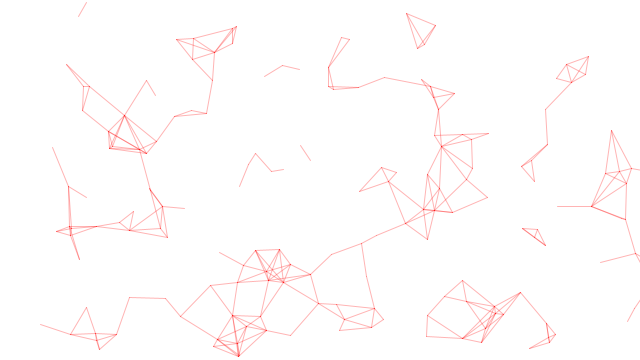
Frame 1 (no input)
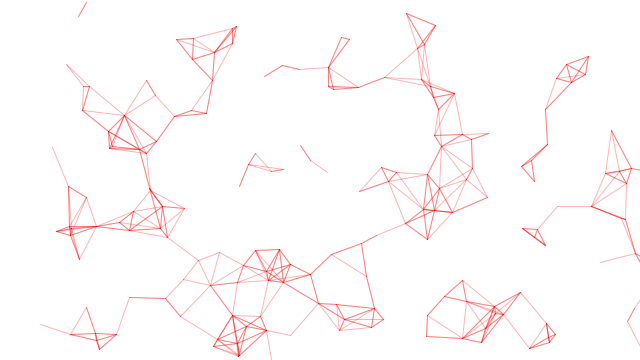
Frame 60 (the mouse pressed at the canvas centre just before this capture)
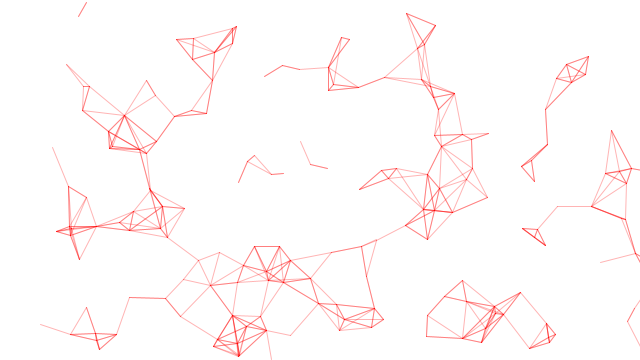
Frame 120 (the mouse held since frame 60 and released just before this capture)

The Processing sketch that drew these frames (run headless with seeded random() and noise(); from frame 60 on, the mouse is pressed at the canvas centre):

// Processing sketch: connectedLines
// ── connectedLines.pde
Rotater[] rotaters;

void setup() {
  size(640, 360);
  rotaters = new Rotater[200];
  for (int i=0; i< rotaters.length; i++) {
    float x = random(width);
    float y = random(height);
    float lineDistance = random(20, 50);
    //initiate with i for index
    rotaters[i]= new Rotater(x, y, i, lineDistance);
  }
}

void draw() {
  background(255);
  stroke(255, 0, 0, 75);
  for (Rotater r : rotaters) {
    r.rotate();
    r.distance(rotaters);
  }
}

class Rotater {
  float centerX, centerY, x, y, angle, radius, speed, lineDistance, acceleration, direction;
  int index;
  Rotater(float _x, float _y, int i, float ld) {
    centerX= _x;
    centerY=_y;
    x=y=angle=0;
    radius=random(30, 75);
    speed = 0;
    index = i;
    lineDistance = ld;
    acceleration=0;
    //each rotater has a direction, make a coin flip initially to determine dir.
    direction=-1;
    float coinflip = random(1);
    if (coinflip>.5)
      direction=1;
  }

  void rotate() {
    //get cartesian coords from polar angle
    //add to center point of rotater to rotate around the actual spot
    x = cos(angle)*radius+centerX;
    y = sin(angle)*radius+centerY;
    //same as normal: vel+=acc
    speed+=acceleration;
    //angle is our pos now, mult by our direction
    angle+=speed*direction;
    //dampen it a little
    speed*=.98;
    acceleration=0;
    //rect(x, y, 2, 2);
  }

  void distance(Rotater[] rotaters) {
    //check the mouse, if close enough add some acceleration
    checkMouse();
    //check distance with all rotaters, if close enough draw line
    for (Rotater r : rotaters) {
      if (r.index != index) {
        if (dist(x, y, r.x, r.y)<lineDistance) {
          line(x, y, r.x, r.y);
        }
      }
    }
  }

  void checkMouse() {
    //if mouse is close enough give some acceleration
    if (dist(mouseX, mouseY, x, y)<100 && mouseX!=pmouseX && mouseY!=pmouseY) {
      acceleration=.002;
    }
  }
}
